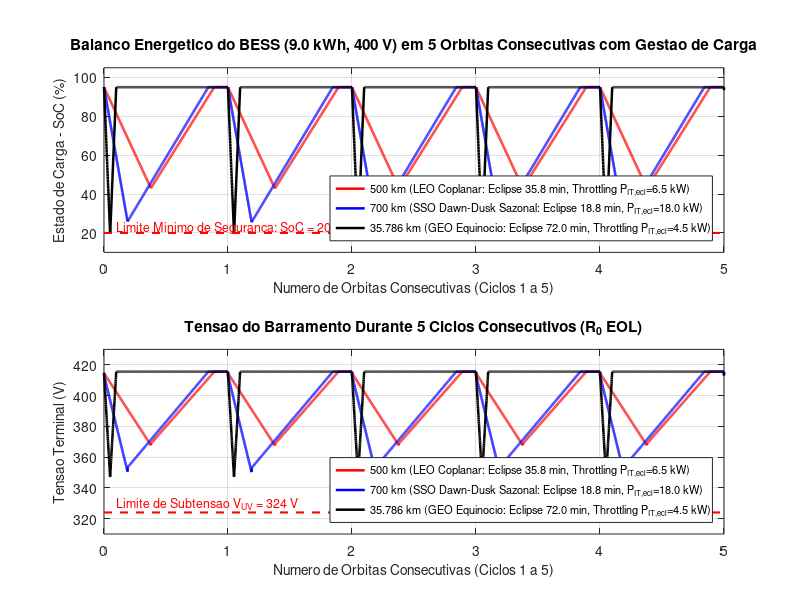
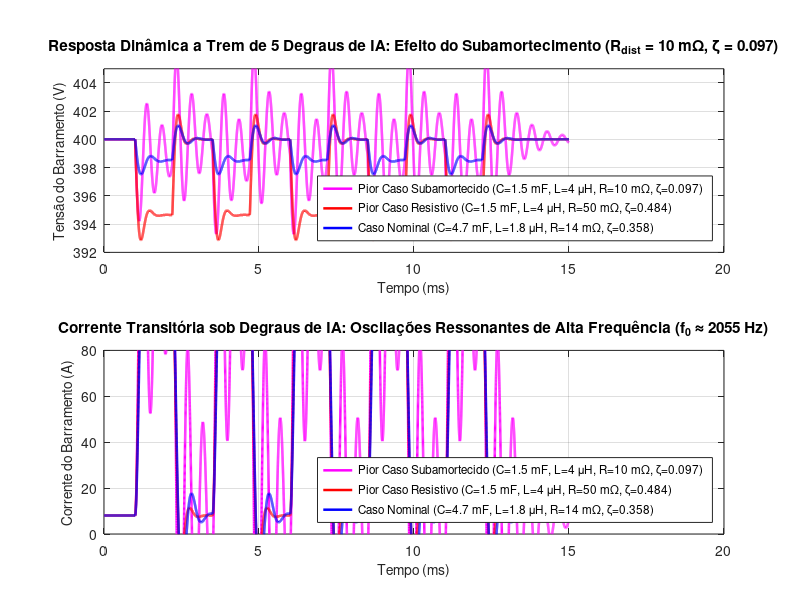
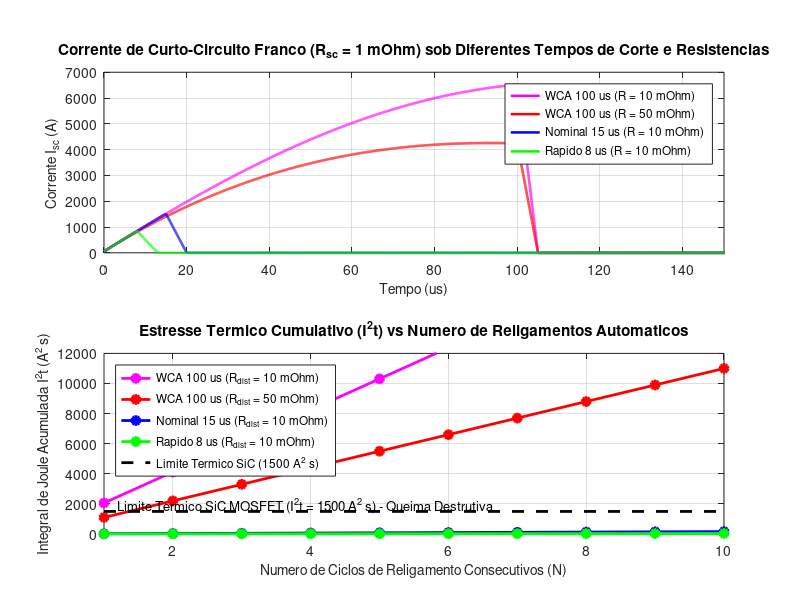
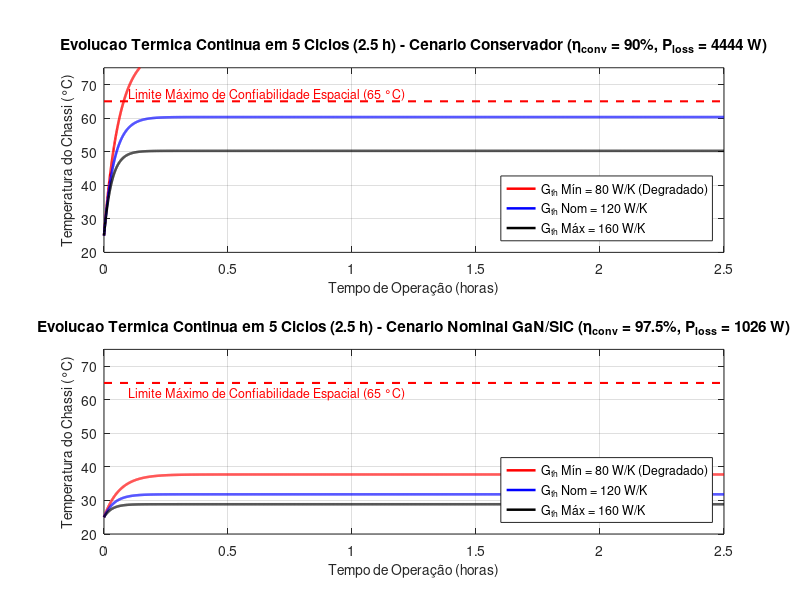

These charts were generated, in order, by the following MATLAB code:
%% ==============================================================================
%% PROPECAUT / IFES CAMPUS SERRA - DISSERTAÇÃO DE MESTRADO
%% MODELO 3.1: BARRAMENTO HVDC DE 400 V - ANÁLISE DE ESTRESSE EXTREMO (WCA)
%% Autor: Dafnhê Thor Castro de Martins Barros
%% Orientador: Prof. Dr. Flávio Barcelos Braz da Silva
%%
%% NOVAS ANÁLISES DE ESTRESSE:
%%   1. Trem de 5 Degraus Extremos de IA com R_dist = 10 mOhms, C_bus = 1.5 mF, L_dist = 4 uH
%%      (Análise de Subamortecimento extremo zeta = 0.0968 e ressonância CPL)
%%   2. Simulação do Número de Religamentos Automáticos até violação do limite I^2t
%%      (Limite térmico adiabático SiC MOSFET I^2t_max = 1500 A^2.s)
%% ==============================================================================

clear; close all; clc;
fprintf('=== INICIANDO SIMULAÇÃO NUMÉRICA: ANÁLISE DE RELIGAMENTOS E SUBAMORTECIMENTO ===\n\n');

if ismember('qt', available_graphics_toolkits())
    graphics_toolkit('qt');
else
    graphics_toolkit('gnuplot');
end

%% ==============================================================================
%% 1. DEFINIÇÃO DA MATRIZ DE PARÂMETROS
%% ==============================================================================

V_nom = 400.0;
V_UV = 324.0; % Limite estrito de subtensao (108s x 3.00 V/cel) [VERIFICAVEL]
V_OV = 442.8; % Limite estrito de sobretensao (108s x 4.10 V/cel) [VERIFICAVEL]

% Livro-Razao Eletrico Nominal do No Satelital (Fronteira do Barramento 400 V):
P_IT_nom = 40000.0;     % [W] Potencia util de processamento neural (80 dies x 500 W) [VERIFICAVEL]
P_IT_idle = 2000.0;     % [W] Modo standby/ocioso [PROVISORIO]
eta_conv_nom  = 0.975;  % Rendimento nominal GaN (perda de 1.025,64 W) [PROVISORIO]
eta_conv_cons = 0.900;  % Rendimento degradado WCH (perda de 4.444,44 W) [PROVISORIO]

P_OISL_total = 440.0;   % [W] 4 transceivers laser no barramento [VERIFICAVEL]
eta_eo = 0.22;          % Rendimento eletro-optico [PROVISORIO]
P_OISL_opt = P_OISL_total * eta_eo;        % 96.8 W irradiados ao espaco [CALCULADO]
Q_OISL_heat = P_OISL_total * (1.0 - eta_eo); % 343.2 W calor interno [CALCULADO]
Q_OISL = Q_OISL_heat;

P_aux = 550.0;          % [W] Auxiliares: 350 W avionica/OBDH + 200 W bomba MPFL [PROVISORIO]
P_loss_BESS_nom = 65.0; % [W] Perdas ohmicas internas em flutuacao [CALCULADO]

% Consumo eletrico total no barramento em operacao nominal plena:
% 40000/0.975 + 440 + 550 + 65 = 42.080,64 W
P_load_total_nom = (P_IT_nom / eta_conv_nom) + P_OISL_total + P_aux + P_loss_BESS_nom;
P_load_total_cons = (P_IT_nom / eta_conv_cons) + P_OISL_total + P_aux + 120.0; % WCH

% BESS do No Satelital de 50 kW
E_bat_nom_kWh = 9.0;    % Capacidade nominal de 9.0 kWh [PROVISORIO]
E_bat_nom_J = E_bat_nom_kWh * 3.6e6; 
SoC_min_safe = 0.20;    % SoC minimo operacional (DoD max 80%) [VERIFICAVEL / ECSS]
E_util_J = E_bat_nom_J * (1.0 - SoC_min_safe); % 7.20 kWh utilizaveis ideais
R_0_vec = [0.032, 0.045, 0.085]; % [Ohm] BOL a EOL [PROVISORIO]

% Parâmetros de distribuição e filtro
C_bus_ext = 1.5e-3;   % 1.5 mF
L_dist_ext = 4.0e-6;  % 4.0 uH
R_dist_low = 0.010;   % 10 mOhms (Condição subamortecida)
R_dist_high = 0.050;  % 50 mOhms (Condição resistiva EOL)
R_dist_nom = 0.014;   % 14 mOhms
C_bus_nom = 4.7e-3;   % 4.7 mF
L_dist_nom = 1.8e-6;  % 1.8 uH

% Curto-circuito franco ultra-severo
R_sc = 0.001; % 1 mOhm
t_trip_vec = [8.0e-6, 15.0e-6, 100.0e-6]; 
I2t_limit_SiC = 1500.0; % Limite térmico adiabático admissível do SiC MOSFET (A^2.s)

% Modelo Térmico
C_th_elec = 18000.0; 
G_th_vec = [80.0, 120.0, 160.0]; 
T_rad = 20.0 + 273.15; 

fprintf('1. Parametros eletricos e orbitais configurados.\n\n');

%% ==============================================================================
%% NÍVEL 1: BALANÇO ENERGÉTICO ORBITAL MULTICÍCLICO (5 ÓRBITAS CONSECUTIVAS)
%% ==============================================================================
fprintf('2. Balanco Energetico Orbital ao longo de 5 ORBITAS CONSECUTIVAS...\n');

mu_earth = 398600.4418;
R_earth = 6378.14;
altitudes = [500.0, 700.0, 35786.0]; % km (LEO 500 km, SSO 700 km, GEO 35.786 km)
cores = {'r', 'b', 'k'};

% Cenarios orbitais oficiais da dissertacao:
% 500 km: LEO convencional, pior caso coplanar (beta=0), eclipse 35.8 min (T_orb = 94.6 min)
% 700 km: SSO Dawn-Dusk, nominal sem eclipse (beta=85 deg); sazonal/equinocio eclipse max 18.8 min (T_orb = 98.8 min)
% 35.786 km: GEO equatorial, eclipse de equinocio maximo 72.0 min (T_orb = 1440.0 min = 24.0 h)
labels_alt = {'500 km (LEO Coplanar: Eclipse 35.8 min, Throttling P_{IT,ecl}=6.5 kW)', ...
              '700 km (SSO Dawn-Dusk Sazonal: Eclipse 18.8 min, P_{IT,ecl}=18.0 kW)', ...
              '35.786 km (GEO Equinocio: Eclipse 72.0 min, Throttling P_{IT,ecl}=4.5 kW)'};

fig1 = figure(1, 'position', [100, 100, 1000, 700]);
N_orbits = 5;

for i = 1:length(altitudes)
    h = altitudes(i);
    r_orb = R_earth + h;
    T_orb_s = 2 * pi * sqrt((r_orb^3) / mu_earth);
    
    if h == 500.0
        t_ecl_min = 35.8;
        P_IT_ecl = 6500.0; % Gestao de carga obrigatoria para respeitar SoC >= 20%
    elseif h == 700.0
        t_ecl_min = 18.8;
        P_IT_ecl = 18000.0;
    else
        % GEO (35.786 km): eclipse de equinocio maximo de 72 min (1.2 h)
        t_ecl_min = 72.0;
        P_IT_ecl = 4500.0; % Carga reduzida para respeitar SoC >= 20% com 9.0 kWh
    end
    t_ecl_s = t_ecl_min * 60.0;
    P_load_ecl = (P_IT_ecl / eta_conv_nom) + P_OISL_total + P_aux + 30.0;
    
    t_total_s = N_orbits * T_orb_s;
    t_sim = linspace(0, t_total_s, 5000);
    dt = t_sim(2) - t_sim(1);
    
    SoC = zeros(size(t_sim));
    V_bat = zeros(size(t_sim));
    SoC(1) = 0.95; 
    V_ocv_init = 330.0 + 90.0 * SoC(1);
    is_ecl_1 = (0 <= t_ecl_s);
    V_bat(1) = V_ocv_init - is_ecl_1 * (P_load_ecl / V_ocv_init) * R_dist_high;
    P_solar_avail = 48000.0; % 48 kW disponiveis no barramento em temperatura de equilibrio
    
    for k = 2:length(t_sim)
        t_mod = mod(t_sim(k), T_orb_s);
        is_eclipse = (t_mod <= t_ecl_s);
        
        if is_eclipse
            % Verificacao e atuacao de protecao do SoC minimo seguro (20% / 80% DoD max)
            if SoC(k-1) <= SoC_min_safe
                P_bat = P_aux + P_OISL_total; % Throttling estrito para manter avionica
            else
                P_bat = P_load_ecl;
            end
            dE = P_bat * dt / 0.98; % Rendimento de descarga de 98%
            SoC(k) = max(SoC_min_safe, SoC(k-1) - (dE / E_bat_nom_J));
        else
            % Recarga com excedente solar
            P_charge = min(P_solar_avail - P_load_total_nom, 10000.0);
            dE = P_charge * dt * 0.98; % Rendimento de carga de 98%
            SoC(k) = min(0.95, SoC(k-1) + (dE / E_bat_nom_J));
            P_bat = 0;
        end
        
        V_ocv = 330.0 + 90.0 * SoC(k);
        I_bat = is_eclipse * (P_bat / V_ocv);
        V_bat(k) = V_ocv - I_bat * R_dist_high;
    end
    
    subplot(2, 1, 1);
    plot(t_sim / T_orb_s, SoC * 100.0, 'linewidth', 1.8, 'color', cores{i}); hold on;
    
    subplot(2, 1, 2);
    plot(t_sim / T_orb_s, V_bat, 'linewidth', 1.8, 'color', cores{i}); hold on;
end

subplot(2, 1, 1);
grid on;
title('Balanco Energetico do BESS (9.0 kWh, 400 V) em 5 Orbitas Consecutivas com Gestao de Carga', 'fontsize', 11);
xlabel('Numero de Orbitas Consecutivas (Ciclos 1 a 5)', 'fontsize', 10);
ylabel('Estado de Carga - SoC (%)', 'fontsize', 10);
plot([0, N_orbits], [20, 20], 'r--', 'linewidth', 1.5);
text(0.1, 23, 'Limite Minimo de Seguranca: SoC = 20% (Requisito de Projeto / DoD = 80%)', 'color', 'r', 'fontsize', 9);
legend(labels_alt, 'location', 'southeast', 'fontsize', 8);
xlim([0, N_orbits]); ylim([10, 105]);

subplot(2, 1, 2);
grid on;
title('Tensao do Barramento Durante 5 Ciclos Consecutivos (R_{0} EOL)', 'fontsize', 11);
xlabel('Numero de Orbitas Consecutivas (Ciclos 1 a 5)', 'fontsize', 10);
ylabel('Tensao Terminal (V)', 'fontsize', 10);
plot([0, N_orbits], [V_UV, V_UV], 'r--', 'linewidth', 1.5);
text(0.1, V_UV + 6, 'Limite de Subtensao V_{UV} = 324 V', 'color', 'r', 'fontsize', 9);
xlim([0, N_orbits]); ylim([310, 430]);
legend(labels_alt, 'location', 'southeast', 'fontsize', 8);

print(fig1, 'figuras/figura_3_1_balanco_orbital_bess.png', '-dpng', '-r300');
fprintf('   -> Figura 3.1 salva com sucesso.\n\n');

%% ==============================================================================
%% NÍVEL 2: DINÂMICA SOB 5 DEGRAUS COM R_dist = 10 mOhm (SUBAMORTECIMENTO)
%% ==============================================================================
fprintf('3. Simulando 5 Degraus com R_dist = 10 mOhm vs 50 mOhm (C=1.5 mF, L=4 uH)...\n');

t_dyn = linspace(0, 15.0e-3, 30000); % 15 ms, 30k pontos para capturar dinâmica rápida
dt_dyn = t_dyn(2) - t_dyn(1);

P_IT_train = P_IT_idle * ones(size(t_dyn));
t_pulses = [1.0e-3, 3.5e-3, 6.0e-3, 8.5e-3, 11.0e-3]; 
t_width = 1.2e-3; 
t_rise = 10.0e-6; 

for p = 1:5
    t_start = t_pulses(p);
    t_end = t_start + t_width;
    for k = 1:length(t_dyn)
        t_now = t_dyn(k);
        if t_now >= t_start && t_now < t_start + t_rise
            P_IT_train(k) = P_IT_idle + (P_IT_nom - P_IT_idle) * ((t_now - t_start) / t_rise);
        elseif t_now >= t_start + t_rise && t_now <= t_end
            P_IT_train(k) = P_IT_nom;
        elseif t_now > t_end && t_now <= t_end + t_rise
            P_IT_train(k) = P_IT_nom - (P_IT_nom - P_IT_idle) * ((t_now - t_end) / t_rise);
        end
    end
end

P_bus_train = (P_IT_train / eta_conv_cons) + P_OISL_total + P_aux;

fig2 = figure(2, 'position', [100, 100, 1000, 700]);

% 3 Casos Comparativos:
% Caso 1: R_dist = 10 mOhms, C_bus = 1.5 mF, L_dist = 4.0 uH (Subamortecido zeta = 0.0968)
% Caso 2: R_dist = 50 mOhms, C_bus = 1.5 mF, L_dist = 4.0 uH (Resistivo zeta = 0.4841)
% Caso 3: R_dist = 14 mOhms, C_bus = 4.7 mF, L_dist = 1.8 uH (Nominal zeta = 0.3578)
C_comp = [1.5e-3, 1.5e-3, 4.7e-3];
L_comp = [4.0e-6, 4.0e-6, 1.8e-6];
R_comp = [0.010,  0.050,  0.014];

labels_comp = {'Pior Caso Subamortecido (C=1.5 mF, L=4 \muH, R=10 m\Omega, \zeta=0.097)', ...
               'Pior Caso Resistivo (C=1.5 mF, L=4 \muH, R=50 m\Omega, \zeta=0.484)', ...
               'Caso Nominal (C=4.7 mF, L=1.8 \muH, R=14 m\Omega, \zeta=0.358)'};
colors_comp = {'m', 'r', 'b'};

for c = 1:3
    Cb = C_comp(c);
    Lb = L_comp(c);
    Rb = R_comp(c);
    
    V_b = zeros(size(t_dyn));
    I_b = zeros(size(t_dyn));
    
    V_b(1) = 400.0;
    I_b(1) = P_bus_train(1) / V_b(1);
    V_src = V_b(1) + Rb * I_b(1);
    
    for k = 2:length(t_dyn)
        dI = (V_src - V_b(k-1) - Rb * I_b(k-1)) / Lb;
        dV = (I_b(k-1) - (P_bus_train(k-1) / max(V_b(k-1), 50.0))) / Cb;
        
        I_b(k) = I_b(k-1) + dI * dt_dyn;
        V_b(k) = V_b(k-1) + dV * dt_dyn;
    end
    
    subplot(2, 1, 1);
    plot(t_dyn * 1e3, V_b, 'linewidth', 1.8, 'color', colors_comp{c}); hold on;
    
    subplot(2, 1, 2);
    plot(t_dyn * 1e3, I_b, 'linewidth', 1.8, 'color', colors_comp{c}); hold on;
    
    undershoot = 400.0 - min(V_b);
    overshoot = max(V_b) - 400.0;
    fprintf('   -> %s:\n      V_min = %.2f V (Undershoot = %.2f V) | V_max = %.2f V (Overshoot = %.2f V)\n', ...
            labels_comp{c}, min(V_b), undershoot, max(V_b), overshoot);
end

subplot(2, 1, 1);
grid on;
title('Resposta Dinâmica a Trem de 5 Degraus de IA: Efeito do Subamortecimento (R_{dist} = 10 m\Omega, \zeta = 0.097)', 'fontsize', 11);
xlabel('Tempo (ms)', 'fontsize', 10);
ylabel('Tensão do Barramento (V)', 'fontsize', 10);
legend(labels_comp, 'location', 'southeast', 'fontsize', 8.5);
ylim([392, 405]);

subplot(2, 1, 2);
grid on;
title('Corrente Transitória sob Degraus de IA: Oscilações Ressonantes de Alta Frequência (f_0 \approx 2055 Hz)', 'fontsize', 11);
xlabel('Tempo (ms)', 'fontsize', 10);
ylabel('Corrente do Barramento (A)', 'fontsize', 10);
legend(labels_comp, 'location', 'southeast', 'fontsize', 8.5);
ylim([0, 80]);

print(fig2, 'figuras/figura_3_2_transiente_degrau_ia.png', '-dpng', '-r300');
fprintf('   -> Figura 3.2 salva com sucesso.\n\n');

%% ==============================================================================
%% NÍVEL 3: QUANTIFICAÇÃO DE RELIGAMENTOS AUTOMÁTICOS ATÉ RUPTURA DO SiC
%% ==============================================================================
fprintf('4. Simulando Religamentos Automáticos até violação do Limite I^2t = 1500 A^2.s...\n');

t_sc = linspace(0, 200.0e-6, 20000); 
dt_sc = t_sc(2) - t_sc(1);

% Cálculo de I^2t por disparo único para as seguintes configurações:
% 1. WCA 100 us com R_dist = 10 mOhm, R_sc = 1 mOhm
% 2. WCA 100 us com R_dist = 50 mOhm, R_sc = 1 mOhm
% 3. Nominal 15 us com R_dist = 10 mOhm, R_sc = 1 mOhm
% 4. Rápido 8 us com R_dist = 10 mOhm, R_sc = 1 mOhm

test_trips = [100.0e-6, 100.0e-6, 15.0e-6, 8.0e-6];
test_Rdist = [0.010,    0.050,    0.010,   0.010];
test_names = {'WCA 100 us (R = 10 mOhm)', ...
              'WCA 100 us (R = 50 mOhm)', ...
              'Nominal 15 us (R = 10 mOhm)', ...
              'Rapido 8 us (R = 10 mOhm)'};
test_colors = {'m', 'r', 'b', 'g'};

I2t_single = zeros(1, 4);
I_peak = zeros(1, 4);
E_arc_single = zeros(1, 4);

for idx = 1:4
    ttrip = test_trips(idx);
    Rdist = test_Rdist(idx);
    
    I_sc = zeros(size(t_sc));
    V_sc = zeros(size(t_sc));
    V_sc(1) = 400.0;
    I_sc(1) = 58.0;
    
    for k = 2:length(t_sc)
        if t_sc(k) < ttrip
            dI = (V_sc(k-1) - (Rdist + R_sc) * I_sc(k-1)) / L_dist_ext;
            dV = -I_sc(k-1) / C_bus_ext;
            I_sc(k) = I_sc(k-1) + dI * dt_sc;
            V_sc(k) = max(0.0, V_sc(k-1) + dV * dt_sc);
        else
            ext_time = 5.0e-6;
            if t_sc(k) <= ttrip + ext_time
                decay = 1.0 - (t_sc(k) - ttrip) / ext_time;
                I_sc(k) = I_sc(round(ttrip / dt_sc)) * decay;
            else
                I_sc(k) = 0.0;
            end
            V_sc(k) = 0.0;
        end
    end
    
    I_peak(idx) = max(I_sc);
    I2t_single(idx) = sum(I_sc.^2) * dt_sc;
    E_arc_single(idx) = sum(I_sc.^2 * R_sc) * dt_sc;
    
    fprintf('   -> %s: I_pico = %.1f A, I^2t único = %.2f A^2.s, E_arc único = %.4f J\n', ...
            test_names{idx}, I_peak(idx), I2t_single(idx), E_arc_single(idx));
end

% Vetor de religamentos automáticos (1 a 10 tentativas)
N_reclosures = 1:10;

fig3 = figure(3, 'position', [100, 100, 1000, 750]);

% Painel 1: Corrente transitória do curto-circuito franco
subplot(2, 1, 1);
for idx = 1:4
    ttrip = test_trips(idx);
    Rdist = test_Rdist(idx);
    I_sc = zeros(size(t_sc));
    V_sc = zeros(size(t_sc));
    V_sc(1) = 400.0;
    I_sc(1) = 58.0;
    for k = 2:length(t_sc)
        if t_sc(k) < ttrip
            dI = (V_sc(k-1) - (Rdist + R_sc) * I_sc(k-1)) / L_dist_ext;
            dV = -I_sc(k-1) / C_bus_ext;
            I_sc(k) = I_sc(k-1) + dI * dt_sc;
            V_sc(k) = max(0.0, V_sc(k-1) + dV * dt_sc);
        else
            ext_time = 5.0e-6;
            if t_sc(k) <= ttrip + ext_time
                decay = 1.0 - (t_sc(k) - ttrip) / ext_time;
                I_sc(k) = I_sc(round(ttrip / dt_sc)) * decay;
            else
                I_sc(k) = 0.0;
            end
            V_sc(k) = 0.0;
        end
    end
    plot(t_sc * 1e6, I_sc, 'linewidth', 1.8, 'color', test_colors{idx}); hold on;
end
grid on;
title('Corrente de Curto-Circuito Franco (R_{sc} = 1 mOhm) sob Diferentes Tempos de Corte e Resistencias', 'fontsize', 11);
xlabel('Tempo (us)', 'fontsize', 10);
ylabel('Corrente I_{sc} (A)', 'fontsize', 10);
legend(test_names, 'location', 'northeast', 'fontsize', 8.5);
xlim([0, 150]);

% Painel 2: Acúmulo de I^2t por religamento automático e superação do limite térmico
subplot(2, 1, 2);
for idx = 1:4
    I2t_accum = N_reclosures * I2t_single(idx);
    plot(N_reclosures, I2t_accum, '-o', 'linewidth', 2, 'color', test_colors{idx}, ...
         'markersize', 6, 'markerfacecolor', test_colors{idx}); hold on;
end

% Linha do limite térmico do semicondutor SiC
plot([1, 10], [I2t_limit_SiC, I2t_limit_SiC], 'k--', 'linewidth', 2.0);
text(1.2, I2t_limit_SiC + 450, 'Limite Termico SiC MOSFET (I^2t = 1500 A^2 s) - Queima Destrutiva', ...
     'color', 'k', 'fontsize', 9.5);

grid on;
title('Estresse Termico Cumulativo (I^2t) vs Numero de Religamentos Automaticos', 'fontsize', 11);
xlabel('Numero de Ciclos de Religamento Consecutivos (N)', 'fontsize', 10);
ylabel('Integral de Joule Acumulada I^2t (A^2 s)', 'fontsize', 10);
legend({'WCA 100 us (R_{dist} = 10 mOhm)', ...
        'WCA 100 us (R_{dist} = 50 mOhm)', ...
        'Nominal 15 us (R_{dist} = 10 mOhm)', ...
        'Rapido 8 us (R_{dist} = 10 mOhm)', ...
        'Limite Termico SiC (1500 A^2 s)'}, 'location', 'northwest', 'fontsize', 8.5);
xlim([1, 10]);
ylim([0, 12000]);

% Determinação exata do número de religamentos tolerados:
fprintf('\n--- QUANTIFICAÇÃO EXATA DE RELIGAMENTOS ATÉ FALHA TÉRMICA (I^2t > 1500 A^2.s) ---\n');
for idx = 1:4
    n_fail = ceil(I2t_limit_SiC / I2t_single(idx));
    n_allowed = n_fail - 1;
    fprintf('   -> %s:\n', test_names{idx});
    fprintf('      I^2t por disparo = %.2f A^2.s\n', I2t_single(idx));
    if n_allowed <= 0
        fprintf('      FALHA NO DISPARO INICIAL (0 religamentos tolerados!)\n');
    else
        fprintf('      Supera limite no ciclo %d (Tolerância máxima: %d religamento(s))\n', n_fail, n_allowed);
    end
end
fprintf('---------------------------------------------------------------------------------\n\n');

print(fig3, 'figuras/figura_3_3_curto_circuito_sspc.png', '-dpng', '-r300');
fprintf('   -> Figura 3.3 salva com sucesso.\n\n');

%% ==============================================================================
%% NÍVEL 4: ACOPLAMENTO TÉRMICO EM 5 CICLOS TÉRMICOS (2.5 HORAS)
%% ==============================================================================
fprintf('5. Acoplamento Eletrotérmico sob 5 CICLOS TÉRMICOS (2.5 h)...\n');

t_th_total = 5 * 1800.0;
t_th = linspace(0, t_th_total, 4500);
dt_th = t_th(2) - t_th(1);

P_loss_cons = P_IT_nom * ((1.0 - eta_conv_cons) / eta_conv_cons); 
P_loss_nom  = P_IT_nom * ((1.0 - eta_conv_nom) / eta_conv_nom);   

Q_chassis_cons = P_loss_cons + Q_OISL + 50.0; 
Q_chassis_nom  = P_loss_nom  + Q_OISL + 50.0; 

fig4 = figure(4, 'position', [100, 100, 1000, 700]);

for g = 1:3
    Gth = G_th_vec(g);
    
    T_cons = zeros(size(t_th));
    T_nom  = zeros(size(t_th));
    T_cons(1) = 25.0;
    T_nom(1)  = 25.0;
    
    for k = 2:length(t_th)
        dT_cons = (Q_chassis_cons - Gth * (T_cons(k-1) - (T_rad - 273.15))) / C_th_elec;
        dT_nom  = (Q_chassis_nom  - Gth * (T_nom(k-1)  - (T_rad - 273.15))) / C_th_elec;
        
        T_cons(k) = T_cons(k-1) + dT_cons * dt_th;
        T_nom(k)  = T_nom(k-1)  + dT_nom  * dt_th;
    end
    
    subplot(2, 1, 1);
    plot(t_th / 3600.0, T_cons, 'linewidth', 1.8, 'color', cores{g}); hold on;
    
    subplot(2, 1, 2);
    plot(t_th / 3600.0, T_nom, 'linewidth', 1.8, 'color', cores{g}); hold on;
end

subplot(2, 1, 1);
grid on;
title(sprintf('Evolucao Termica Continua em 5 Ciclos (2.5 h) - Cenario Conservador (\\eta_{conv} = 90%%, P_{loss} = %.0f W)', P_loss_cons), 'fontsize', 11);
xlabel('Tempo de Operação (horas)', 'fontsize', 10);
ylabel('Temperatura do Chassi (°C)', 'fontsize', 10);
plot([0, t_th_total/3600.0], [65, 65], 'r--', 'linewidth', 1.5);
text(0.1, 67, 'Limite Máximo de Confiabilidade Espacial (65 °C)', 'color', 'r', 'fontsize', 9);
legend({'G_{th} Mín = 80 W/K (Degradado)', 'G_{th} Nom = 120 W/K', 'G_{th} Máx = 160 W/K'}, ...
       'location', 'southeast', 'fontsize', 9);
ylim([20, 75]);

subplot(2, 1, 2);
grid on;
title(sprintf('Evolucao Termica Continua em 5 Ciclos (2.5 h) - Cenario Nominal GaN/SiC (\\eta_{conv} = 97.5%%, P_{loss} = %.0f W)', P_loss_nom), 'fontsize', 11);
xlabel('Tempo de Operação (horas)', 'fontsize', 10);
ylabel('Temperatura do Chassi (°C)', 'fontsize', 10);
plot([0, t_th_total/3600.0], [65, 65], 'r--', 'linewidth', 1.5);
text(0.1, 62, 'Limite Máximo de Confiabilidade Espacial (65 °C)', 'color', 'r', 'fontsize', 9);
legend({'G_{th} Mín = 80 W/K (Degradado)', 'G_{th} Nom = 120 W/K', 'G_{th} Máx = 160 W/K'}, ...
       'location', 'southeast', 'fontsize', 9);
ylim([20, 75]);

print(fig4, 'figuras/figura_3_4_temperatura_chassi_eficiencia.png', '-dpng', '-r300');
fprintf('   -> Figura 3.4 salva com sucesso.\n\n');

fprintf('=== TODAS AS SIMULAÇÕES FORAM CONCLUÍDAS COM SUCESSO! ===\n');
